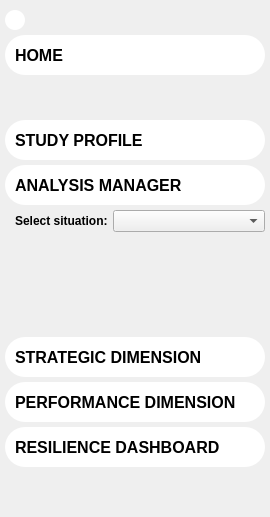
         <widget class="QFrame" name="LeftMenuFrame_2">
          <property name="sizePolicy">
           <sizepolicy hsizetype="Fixed" vsizetype="Expanding">
            <horstretch>0</horstretch>
            <verstretch>0</verstretch>
           </sizepolicy>
          </property>
          <property name="minimumSize">
           <size>
            <width>270</width>
            <height>0</height>
           </size>
          </property>
          <property name="maximumSize">
           <size>
            <width>270</width>
            <height>16777215</height>
           </size>
          </property>
          <property name="font">
           <font>
            <family>Roboto</family>
            <bold>true</bold>
           </font>
          </property>
          <property name="styleSheet">
           <string notr="true">QFrame#LeftMenuFrame_2 {
background-color: rgb(255, 255, 255);
border-radius: 20px
}</string>
          </property>
          <layout class="QVBoxLayout" name="verticalLayout_9">
           <property name="spacing">
            <number>5</number>
           </property>
           <property name="leftMargin">
            <number>5</number>
           </property>
           <property name="topMargin">
            <number>10</number>
           </property>
           <property name="rightMargin">
            <number>5</number>
           </property>
           <property name="bottomMargin">
            <number>10</number>
           </property>
           <item alignment="Qt::AlignLeft">
            <widget class="QPushButton" name="menu_btn_2">
             <property name="sizePolicy">
              <sizepolicy hsizetype="Fixed" vsizetype="Fixed">
               <horstretch>0</horstretch>
               <verstretch>0</verstretch>
              </sizepolicy>
             </property>
             <property name="minimumSize">
              <size>
               <width>20</width>
               <height>20</height>
              </size>
             </property>
             <property name="maximumSize">
              <size>
               <width>20</width>
               <height>20</height>
              </size>
             </property>
             <property name="font">
              <font>
               <pointsize>12</pointsize>
               <bold>true</bold>
              </font>
             </property>
             <property name="statusTip">
              <string notr="true"/>
             </property>
             <property name="styleSheet">
              <string notr="true">QPushButton {
	color: rgb(255, 255, 255);
    background-color: white;
    border-radius: 10px;
	/*border: 2px solid black;*/
}

QPushButton:hover {
    background-color: rgba(221, 230, 237, 255)
}</string>
             </property>
             <property name="text">
              <string/>
             </property>
             <property name="icon">
              <iconset>
               <normaloff>:/icon/icons/left_arrow.png</normaloff>:/icon/icons/left_arrow.png</iconset>
             </property>
             <property name="iconSize">
              <size>
               <width>15</width>
               <height>15</height>
              </size>
             </property>
             <property name="checkable">
              <bool>true</bool>
             </property>
             <property name="checked">
              <bool>false</bool>
             </property>
             <property name="autoExclusive">
              <bool>false</bool>
             </property>
             <property name="autoDefault">
              <bool>false</bool>
             </property>
             <property name="default">
              <bool>false</bool>
             </property>
             <property name="flat">
              <bool>false</bool>
             </property>
            </widget>
           </item>
           <item>
            <widget class="QWidget" name="widget_2" native="true">
             <layout class="QVBoxLayout" name="verticalLayout_31">
              <property name="spacing">
               <number>5</number>
              </property>
              <property name="leftMargin">
               <number>0</number>
              </property>
              <property name="topMargin">
               <number>0</number>
              </property>
              <property name="rightMargin">
               <number>0</number>
              </property>
              <property name="bottomMargin">
               <number>0</number>
              </property>
              <item>
               <widget class="QPushButton" name="home_btn_2">
                <property name="sizePolicy">
                 <sizepolicy hsizetype="Fixed" vsizetype="Fixed">
                  <horstretch>0</horstretch>
                  <verstretch>0</verstretch>
                 </sizepolicy>
                </property>
                <property name="minimumSize">
                 <size>
                  <width>260</width>
                  <height>40</height>
                 </size>
                </property>
                <property name="maximumSize">
                 <size>
                  <width>260</width>
                  <height>40</height>
                 </size>
                </property>
                <property name="font">
                 <font>
                  <pointsize>12</pointsize>
                  <bold>true</bold>
                 </font>
                </property>
                <property name="styleSheet">
                 <string notr="true">QPushButton {
    background-color: white;
	Text-align:left;
    border-radius: 20px;
	padding-left: 10 px;
	border: 0px solid black;
}

QPushButton:checked {
    background-color: qlineargradient(spread:pad, x1:0, y1:0, x2:1, y2:0, stop:0 rgba(197, 223, 248, 255), stop:1 rgba(120, 149, 203, 255));
	border: 2px solid black;
}

QPushButton:hover {
    background-color: qlineargradient(spread:pad, x1:0, y1:0, x2:1, y2:0, stop:0 rgba(197, 223, 248, 255), stop:1 rgba(120, 149, 203, 255));
}
QPushButton:pressed {
	border: 2px solid;
	border-color: rgb(200, 200, 200);
}
</string>
                </property>
                <property name="text">
                 <string>HOME</string>
                </property>
                <property name="icon">
                 <iconset>
                  <normaloff>:/icon/icons/house-64.ico</normaloff>:/icon/icons/house-64.ico</iconset>
                </property>
                <property name="iconSize">
                 <size>
                  <width>20</width>
                  <height>20</height>
                 </size>
                </property>
                <property name="checkable">
                 <bool>true</bool>
                </property>
                <property name="checked">
                 <bool>false</bool>
                </property>
                <property name="autoExclusive">
                 <bool>true</bool>
                </property>
                <property name="autoDefault">
                 <bool>false</bool>
                </property>
                <property name="default">
                 <bool>false</bool>
                </property>
                <property name="flat">
                 <bool>false</bool>
                </property>
               </widget>
              </item>
              <item>
               <spacer name="verticalSpacer_2">
                <property name="orientation">
                 <enum>Qt::Vertical</enum>
                </property>
                <property name="sizeHint" stdset="0">
                 <size>
                  <width>20</width>
                  <height>40</height>
                 </size>
                </property>
               </spacer>
              </item>
              <item>
               <widget class="QPushButton" name="profile_btn_2">
                <property name="sizePolicy">
                 <sizepolicy hsizetype="Fixed" vsizetype="Fixed">
                  <horstretch>0</horstretch>
                  <verstretch>0</verstretch>
                 </sizepolicy>
                </property>
                <property name="minimumSize">
                 <size>
                  <width>260</width>
                  <height>40</height>
                 </size>
                </property>
                <property name="maximumSize">
                 <size>
                  <width>260</width>
                  <height>40</height>
                 </size>
                </property>
                <property name="font">
                 <font>
                  <pointsize>12</pointsize>
                  <bold>true</bold>
                 </font>
                </property>
                <property name="acceptDrops">
                 <bool>false</bool>
                </property>
                <property name="styleSheet">
                 <string notr="true">QPushButton {
    background-color: white;
	Text-align:left;
    border-radius: 20px;
	padding-left: 10 px;
	border: 0px solid black;
}

QPushButton:checked {
	background-color: qlineargradient(spread:pad, x1:0, y1:0, x2:1, y2:0, stop:0 rgba(252, 252, 232, 255), stop:1 rgba(253, 233, 104, 255));
	border: 2px solid black;
}

QPushButton:hover {
	background-color: qlineargradient(spread:pad, x1:0, y1:0, x2:1, y2:0, stop:0 rgba(252, 252, 232, 255), stop:1 rgba(253, 233, 104, 255));
}
QPushButton:pressed {
	border: 2px solid;
	border-color: rgb(200, 200, 200);
}
</string>
                </property>
                <property name="text">
                 <string>STUDY PROFILE</string>
                </property>
                <property name="icon">
                 <iconset>
                  <normaloff>:/icon/icons/city-building.ico</normaloff>:/icon/icons/city-building.ico</iconset>
                </property>
                <property name="iconSize">
                 <size>
                  <width>20</width>
                  <height>20</height>
                 </size>
                </property>
                <property name="checkable">
                 <bool>true</bool>
                </property>
                <property name="autoExclusive">
                 <bool>true</bool>
                </property>
                <property name="flat">
                 <bool>false</bool>
                </property>
               </widget>
              </item>
              <item>
               <widget class="QPushButton" name="analysis_btn_2">
                <property name="sizePolicy">
                 <sizepolicy hsizetype="Fixed" vsizetype="Fixed">
                  <horstretch>0</horstretch>
                  <verstretch>0</verstretch>
                 </sizepolicy>
                </property>
                <property name="minimumSize">
                 <size>
                  <width>260</width>
                  <height>40</height>
                 </size>
                </property>
                <property name="maximumSize">
                 <size>
                  <width>260</width>
                  <height>40</height>
                 </size>
                </property>
                <property name="font">
                 <font>
                  <pointsize>12</pointsize>
                  <bold>true</bold>
                 </font>
                </property>
                <property name="styleSheet">
                 <string notr="true">QPushButton {
    background-color: white;
	Text-align:left;
    border-radius: 20px;
	padding-left: 10px;
	border: 0px solid black;
}

QPushButton:checked {
	 background-color: qlineargradient(spread:pad, x1:0, y1:0, x2:1, y2:0, stop:1 rgba(145, 145, 145, 255), stop:0 rgba(245, 245, 245, 255));
	border: 2px solid black;
}
QPushButton:hover {
	 background-color: qlineargradient(spread:pad, x1:0, y1:0, x2:1, y2:0, stop:1 rgba(145, 145, 145, 255), stop:0 rgba(245, 245, 245, 255));
}
QPushButton:pressed {
	border: 2px solid;
	border-color: rgb(200, 200, 200);
}</string>
                </property>
                <property name="text">
                 <string>ANALYSIS MANAGER</string>
                </property>
                <property name="icon">
                 <iconset>
                  <normaloff>:/icon/icons/icons8-settings.svg</normaloff>:/icon/icons/icons8-settings.svg</iconset>
                </property>
                <property name="iconSize">
                 <size>
                  <width>20</width>
                  <height>20</height>
                 </size>
                </property>
                <property name="checkable">
                 <bool>true</bool>
                </property>
                <property name="checked">
                 <bool>false</bool>
                </property>
                <property name="autoExclusive">
                 <bool>true</bool>
                </property>
               </widget>
              </item>
              <item>
               <layout class="QHBoxLayout" name="Situation_selection_Layout" stretch="0,1">
                <property name="spacing">
                 <number>5</number>
                </property>
                <property name="leftMargin">
                 <number>10</number>
                </property>
                <item>
                 <widget class="QLabel" name="Situation_selection_Label">
                  <property name="font">
                   <font>
                    <bold>true</bold>
                   </font>
                  </property>
                  <property name="text">
                   <string>Select situation:</string>
                  </property>
                 </widget>
                </item>
                <item>
                 <widget class="QComboBox" name="Situation_selection_Combobox">
                  <property name="sizeAdjustPolicy">
                   <enum>QComboBox::AdjustToContents</enum>
                  </property>
                  <property name="placeholderText">
                   <string>None</string>
                  </property>
                 </widget>
                </item>
               </layout>
              </item>
              <item>
               <spacer name="verticalSpacer_14">
                <property name="orientation">
                 <enum>Qt::Vertical</enum>
                </property>
                <property name="sizeType">
                 <enum>QSizePolicy::Fixed</enum>
                </property>
                <property name="sizeHint" stdset="0">
                 <size>
                  <width>20</width>
                  <height>100</height>
                 </size>
                </property>
               </spacer>
              </item>
              <item>
               <widget class="QPushButton" name="functional_btn_2">
                <property name="sizePolicy">
                 <sizepolicy hsizetype="Fixed" vsizetype="Fixed">
                  <horstretch>0</horstretch>
                  <verstretch>0</verstretch>
                 </sizepolicy>
                </property>
                <property name="minimumSize">
                 <size>
                  <width>260</width>
                  <height>40</height>
                 </size>
                </property>
                <property name="maximumSize">
                 <size>
                  <width>260</width>
                  <height>40</height>
                 </size>
                </property>
                <property name="font">
                 <font>
                  <pointsize>12</pointsize>
                  <bold>true</bold>
                 </font>
                </property>
                <property name="styleSheet">
                 <string notr="true">QPushButton {
    background-color: white;
	Text-align:left;
    border-radius: 20px;
	padding-left: 10px;
	border: 0px solid black;
}

QPushButton:checked {
	 background-color: qlineargradient(spread:pad, x1:0, y1:0, x2:1, y2:0, stop:1 rgba(193, 208, 181, 255), stop:0 rgba(228, 247, 233, 255));
	border: 2px solid black;
}
QPushButton:hover	 {
	 background-color: qlineargradient(spread:pad, x1:0, y1:0, x2:1, y2:0, stop:1 rgba(193, 208, 181, 255), stop:0 rgba(228, 247, 233, 255));
}
QPushButton:pressed {
	border: 2px solid;
	border-color: rgb(200, 200, 200);
}</string>
                </property>
                <property name="text">
                 <string>STRATEGIC DIMENSION</string>
                </property>
                <property name="icon">
                 <iconset>
                  <normaloff>:/icon/icons/settings-13-64.ico</normaloff>:/icon/icons/settings-13-64.ico</iconset>
                </property>
                <property name="iconSize">
                 <size>
                  <width>20</width>
                  <height>20</height>
                 </size>
                </property>
                <property name="checkable">
                 <bool>true</bool>
                </property>
                <property name="checked">
                 <bool>false</bool>
                </property>
                <property name="autoExclusive">
                 <bool>true</bool>
                </property>
               </widget>
              </item>
              <item>
               <widget class="QPushButton" name="performance_btn_2">
                <property name="sizePolicy">
                 <sizepolicy hsizetype="Fixed" vsizetype="Fixed">
                  <horstretch>0</horstretch>
                  <verstretch>0</verstretch>
                 </sizepolicy>
                </property>
                <property name="minimumSize">
                 <size>
                  <width>260</width>
                  <height>40</height>
                 </size>
                </property>
                <property name="maximumSize">
                 <size>
                  <width>260</width>
                  <height>40</height>
                 </size>
                </property>
                <property name="font">
                 <font>
                  <pointsize>12</pointsize>
                  <bold>true</bold>
                 </font>
                </property>
                <property name="acceptDrops">
                 <bool>true</bool>
                </property>
                <property name="styleSheet">
                 <string notr="true">QPushButton {
    background-color: white;
	Text-align:left;
    border-radius: 20px;
	padding-left: 10px;
	border: 0px solid black;
}

QPushButton:checked {
	background-color: qlineargradient(spread:pad, x1:0, y1:0, x2:1, y2:0, stop:1 rgba(250, 152, 132, 255), stop:0 rgba(255, 243, 226, 255));
	border: 2px solid black;
}
QPushButton:hover {
	background-color: qlineargradient(spread:pad, x1:0, y1:0, x2:1, y2:0, stop:1 rgba(250, 152, 132, 255), stop:0 rgba(255, 243, 226, 255));
}
QPushButton:pressed {
	border: 2px solid;
	border-color: rgb(200, 200, 200);
}</string>
                </property>
                <property name="text">
                 <string>PERFORMANCE DIMENSION</string>
                </property>
                <property name="icon">
                 <iconset>
                  <normaloff>:/icon/icons/rain-64.ico</normaloff>:/icon/icons/rain-64.ico</iconset>
                </property>
                <property name="iconSize">
                 <size>
                  <width>20</width>
                  <height>20</height>
                 </size>
                </property>
                <property name="checkable">
                 <bool>true</bool>
                </property>
                <property name="autoExclusive">
                 <bool>true</bool>
                </property>
               </widget>
              </item>
              <item>
               <widget class="QPushButton" name="dashboard_btn_2">
                <property name="sizePolicy">
                 <sizepolicy hsizetype="Fixed" vsizetype="Fixed">
                  <horstretch>0</horstretch>
                  <verstretch>0</verstretch>
                 </sizepolicy>
                </property>
                <property name="minimumSize">
                 <size>
                  <width>260</width>
                  <height>40</height>
                 </size>
                </property>
                <property name="maximumSize">
                 <size>
                  <width>260</width>
                  <height>40</height>
                 </size>
                </property>
                <property name="font">
                 <font>
                  <pointsize>12</pointsize>
                  <bold>true</bold>
                 </font>
                </property>
                <property name="acceptDrops">
                 <bool>true</bool>
                </property>
                <property name="styleSheet">
                 <string notr="true">QPushButton {
    background-color: white;
	Text-align:left;
    border-radius: 20px;
	padding-left: 10px;
	border: 0px solid black;
}

QPushButton:checked {
	background-color: qlineargradient(spread:pad, x1:0, y1:0, x2:1, y2:0, stop:1 rgba(86, 157, 170, 255), stop:0 rgba(218, 238, 236, 255));
	border: 2px solid black;
}
QPushButton:hover {
	background-color: qlineargradient(spread:pad, x1:0, y1:0, x2:1, y2:0, stop:1 rgba(86, 157, 170, 255), stop:0 rgba(218, 238, 236, 255));
}
QPushButton:pressed {
	border: 2px solid;
	border-color: rgb(200, 200, 200);
}</string>
                </property>
                <property name="text">
                 <string>RESILIENCE DASHBOARD</string>
                </property>
                <property name="icon">
                 <iconset>
                  <normaloff>:/icon/icons/dashboard-64.ico</normaloff>:/icon/icons/dashboard-64.ico</iconset>
                </property>
                <property name="iconSize">
                 <size>
                  <width>20</width>
                  <height>20</height>
                 </size>
                </property>
                <property name="checkable">
                 <bool>true</bool>
                </property>
                <property name="autoExclusive">
                 <bool>true</bool>
                </property>
               </widget>
              </item>
              <item>
               <spacer name="verticalSpacer_8">
                <property name="orientation">
                 <enum>Qt::Vertical</enum>
                </property>
                <property name="sizeHint" stdset="0">
                 <size>
                  <width>20</width>
                  <height>40</height>
                 </size>
                </property>
               </spacer>
              </item>
             </layout>
            </widget>
           </item>
          </layout>
         </widget>
